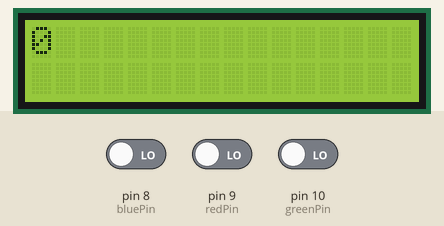
Simulated run of this sketch. Board: Arduino Uno, built with avr-gcc and run on an emulated ATmega328P. On the bench: 16×2 character LCD. Inputs (shaded band) come from the test bench; at power-on: pin 9 (redPin) LOW, pin 8 (bluePin) LOW, pin 10 (greenPin) LOW. Random numbers use the default seed unless the sketch sets one; what the sketch prints to the serial monitor is not drawn. At 18.1 s the program stops and its outputs stay as they are.

Above: at 4.2 s.
4.3 s: pin 9 (redPin) driven HIGH
At 4.67 s:
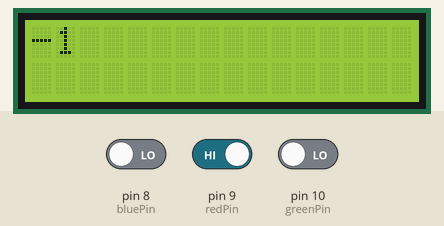
6.0 s: pin 8 (bluePin) driven HIGH
At 6.6 s:
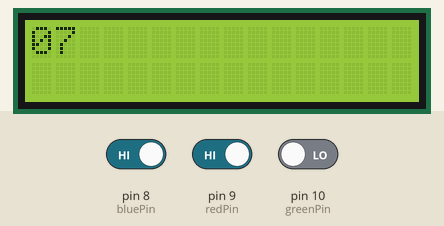
7.8 s: pin 10 (greenPin) driven HIGH
9.8 s: pin 9 (redPin) driven LOW
At 10.4 s:
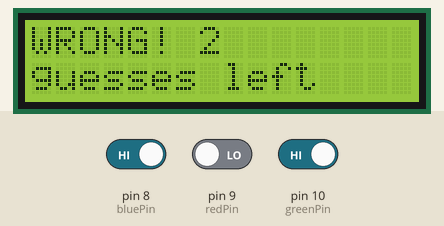
12.8 s: pin 8 (bluePin) driven LOW
At 14.7 s:
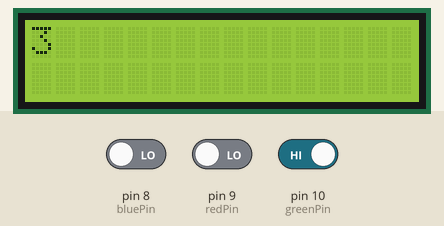
15.8 s: pin 8 (bluePin) driven HIGH
At 16.8 s:
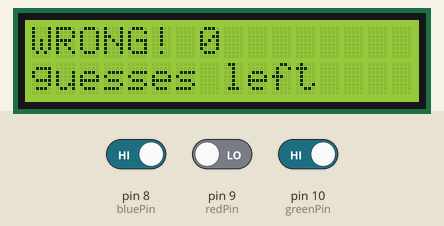
Timing chart, 0 to 18.8 s (numbered marks = the images above; inputs shaded):
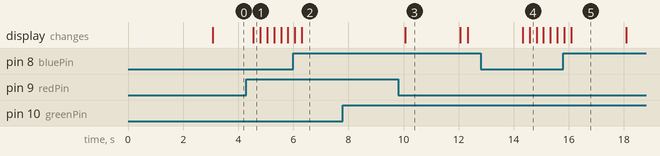

Measured:
- after the input at 4.3 s, the display: changes after 0.25 s (image 1)
- after the input at 7.8 s, every drawn part: stays the same
- after the input at 9.8 s, the display: changes after 0.26 s (image 3)
- what the display in image 3 shows lasts 2.0 s, from 10.1 s to 12.1 s

The sketch:

guessproject.ino
```cpp
#include <LiquidCrystal.h>


LiquidCrystal lcd(12, 11, 5, 4, 3, 2);

int guessable = (int) random(1,10);

const int greenPin = 10;
const int redPin = 9;

const int bluePin = 8;

int greenState,redState,blueState;

int guess = 0;

int guesses = 3;

void setup() {
  Serial.begin(9600);
  Serial.println(guessable);
  // put your setup code here, to run once:

  pinMode(greenPin, INPUT);

  pinMode(redPin, INPUT);

  pinMode(bluePin, INPUT);

  lcd.begin(16,2);

  lcd.clear();

  lcd.println("Guess the number!");

  lcd.setCursor(0,1);

  lcd.print("1 to 10");

  delay(3000);

  lcd.clear();

}


void loop() {
  if (guesses == 0){

    while (true){}

  }
  greenState = digitalRead(greenPin);

  redState = digitalRead(redPin);

  blueState = digitalRead(bluePin);

  lcd.setCursor(0,0);

  lcd.print(guess);

  if (greenState == HIGH){
    Serial.println("green");

    ++guess;
    delay(250);

  }

  if (redState == HIGH){
      Serial.println("red");
    --guess;
    delay(250);

  }

  if (blueState == HIGH){
    Serial.println("blue");
    submit();

  }

}


void submit(){

  if (guess < 1 || guess > 10){

    guess = 0;

    return;

  } else if (guess == guessable){

    lcd.clear();

    lcd.print("You win!");

    while (true) {}

  } else {

    lcd.clear();

    --guesses;

    lcd.setCursor(0,0);

    lcd.print("WRONG! " + String(guesses));

    lcd.setCursor(0,1);

    lcd.print("guesses left");

    delay(2000);

    lcd.clear();

  }

}
```
